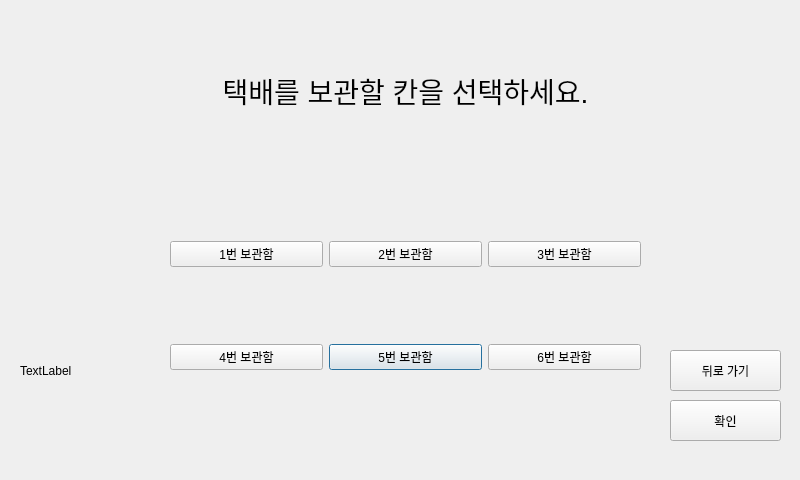
<?xml version="1.0" encoding="UTF-8"?>
<ui version="4.0">
 <class>Dialog</class>
 <widget class="QDialog" name="Dialog">
  <property name="geometry">
   <rect>
    <x>0</x>
    <y>0</y>
    <width>800</width>
    <height>480</height>
   </rect>
  </property>
  <property name="windowTitle">
   <string>Dialog</string>
  </property>
  <widget class="QWidget" name="gridLayoutWidget">
   <property name="geometry">
    <rect>
     <x>170</x>
     <y>170</y>
     <width>471</width>
     <height>271</height>
    </rect>
   </property>
   <layout class="QGridLayout" name="gridLayout">
    <item row="1" column="1">
     <widget class="QPushButton" name="box5_button">
      <property name="text">
       <string>5번 보관함</string>
      </property>
     </widget>
    </item>
    <item row="0" column="1">
     <widget class="QPushButton" name="box2_button">
      <property name="text">
       <string>2번 보관함</string>
      </property>
     </widget>
    </item>
    <item row="1" column="2">
     <widget class="QPushButton" name="box6_button">
      <property name="text">
       <string>6번 보관함</string>
      </property>
     </widget>
    </item>
    <item row="0" column="0">
     <widget class="QPushButton" name="box1_button">
      <property name="text">
       <string>1번 보관함</string>
      </property>
     </widget>
    </item>
    <item row="0" column="2">
     <widget class="QPushButton" name="box3_button">
      <property name="text">
       <string>3번 보관함</string>
      </property>
     </widget>
    </item>
    <item row="1" column="0">
     <widget class="QPushButton" name="box4_button">
      <property name="text">
       <string>4번 보관함</string>
      </property>
     </widget>
    </item>
   </layout>
  </widget>
  <widget class="QLabel" name="label">
   <property name="geometry">
    <rect>
     <x>200</x>
     <y>60</y>
     <width>411</width>
     <height>61</height>
    </rect>
   </property>
   <property name="font">
    <font>
     <pointsize>21</pointsize>
    </font>
   </property>
   <property name="text">
    <string>택배를 보관할 칸을 선택하세요.</string>
   </property>
   <property name="alignment">
    <set>Qt::AlignCenter</set>
   </property>
  </widget>
  <widget class="QPushButton" name="ok_button">
   <property name="geometry">
    <rect>
     <x>670</x>
     <y>400</y>
     <width>111</width>
     <height>41</height>
    </rect>
   </property>
   <property name="text">
    <string>확인</string>
   </property>
  </widget>
  <widget class="QPushButton" name="back_button">
   <property name="geometry">
    <rect>
     <x>670</x>
     <y>350</y>
     <width>111</width>
     <height>41</height>
    </rect>
   </property>
   <property name="text">
    <string>뒤로 가기</string>
   </property>
  </widget>
  <widget class="QLabel" name="color">
   <property name="geometry">
    <rect>
     <x>20</x>
     <y>300</y>
     <width>131</width>
     <height>141</height>
    </rect>
   </property>
   <property name="text">
    <string>TextLabel</string>
   </property>
  </widget>
 </widget>
 <resources/>
 <connections/>
</ui>
